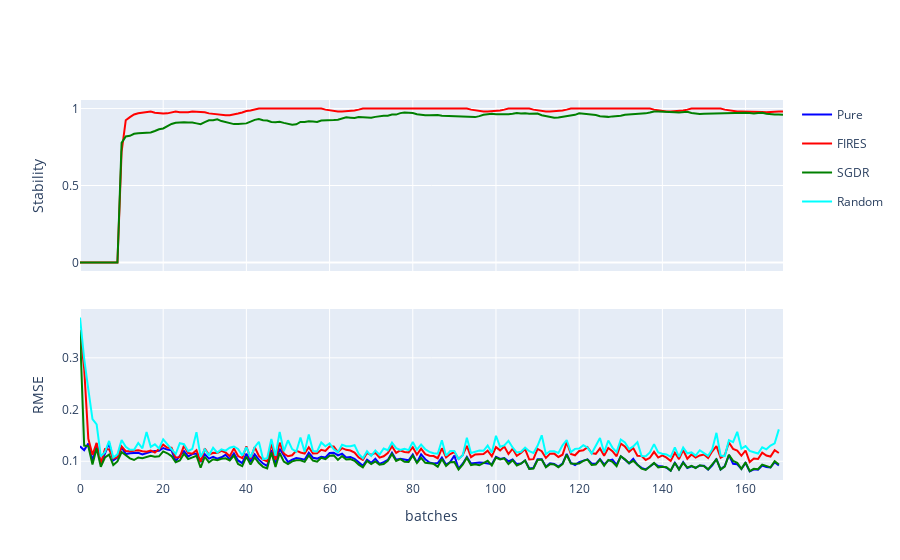

Notebook cell for this chart:
### Code cell
fig = make_subplots(rows=2, cols=1, shared_xaxes=True, vertical_spacing=0.1) # subplot_titles=("Stability","Accuracy", "F1-Score"),
for i in range(len(stability_trace)):
    stability_trace[i]["showlegend"] = False
    fig.add_trace(stability_trace[i], row=1, col=1)
for i in range(len(rmse_trace)):
    fig.add_trace(rmse_trace[i], row=2, col=1)
fig.update_xaxes(title_text="batches", row=2, col=1)
fig.update_yaxes(title_text="Stability", row=1, col=1)
fig.update_yaxes(title_text="RMSE", row=2, col=1)

fig.write_image("{}/all_scores_{}.{}".format(folder, dataset_name, export_type))
fig.show()

### Figure 1 — Plotly figure (JSON) as saved in the notebook; plotly's stock layout.template omitted (floating-point values rounded to 4 significant figures; data arrays with more than 128 entries replaced by an {"elided": "..."} marker saying what was removed)
{"data": [{"hovertemplate": "variable=FIRES<br>batches=%{x}<br>stability=%{y}<extra></extra>", "legendgroup": "FIRES", "line": {"color": "red", "dash": "solid"}, "mode": "lines", "name": "FIRES", "orientation": "v", "showlegend": false, "type": "scatter", "x": {"elided": "170 int values"}, "xaxis": "x", "y": {"elided": "170 float values"}, "yaxis": "y"}, {"hovertemplate": "variable=SGDR<br>batches=%{x}<br>stability=%{y}<extra></extra>", "legendgroup": "SGDR", "line": {"color": "green", "dash": "solid"}, "mode": "lines", "name": "SGDR", "orientation": "v", "showlegend": false, "type": "scatter", "x": {"elided": "170 int values"}, "xaxis": "x", "y": {"elided": "170 float values"}, "yaxis": "y"}, {"hovertemplate": "variable=Pure<br>batches=%{x}<br>rmse=%{y}<extra></extra>", "legendgroup": "Pure", "line": {"color": "blue", "dash": "solid"}, "mode": "lines", "name": "Pure", "orientation": "v", "showlegend": true, "type": "scatter", "x": {"elided": "169 int values"}, "xaxis": "x2", "y": {"elided": "169 float values"}, "yaxis": "y2"}, {"hovertemplate": "variable=FIRES<br>batches=%{x}<br>rmse=%{y}<extra></extra>", "legendgroup": "FIRES", "line": {"color": "red", "dash": "solid"}, "mode": "lines", "name": "FIRES", "orientation": "v", "showlegend": true, "type": "scatter", "x": {"elided": "169 int values"}, "xaxis": "x2", "y": {"elided": "169 float values"}, "yaxis": "y2"}, {"hovertemplate": "variable=SGDR<br>batches=%{x}<br>rmse=%{y}<extra></extra>", "legendgroup": "SGDR", "line": {"color": "green", "dash": "solid"}, "mode": "lines", "name": "SGDR", "orientation": "v", "showlegend": true, "type": "scatter", "x": {"elided": "169 int values"}, "xaxis": "x2", "y": {"elided": "169 float values"}, "yaxis": "y2"}, {"hovertemplate": "variable=Random<br>batches=%{x}<br>rmse=%{y}<extra></extra>", "legendgroup": "Random", "line": {"color": "cyan", "dash": "solid"}, "mode": "lines", "name": "Random", "orientation": "v", "showlegend": true, "type": "scatter", "x": {"elided": "169 int values"}, "xaxis": "x2", "y": {"elided": "169 float values"}, "yaxis": "y2"}], "layout": {"xaxis": {"anchor": "y", "domain": [0, 1], "matches": "x2", "showticklabels": false}, "xaxis2": {"anchor": "y2", "domain": [0, 1], "title": {"text": "batches"}}, "yaxis": {"anchor": "x", "domain": [0.55, 1], "title": {"text": "Stability"}}, "yaxis2": {"anchor": "x2", "domain": [0, 0.45], "title": {"text": "RMSE"}}}}
